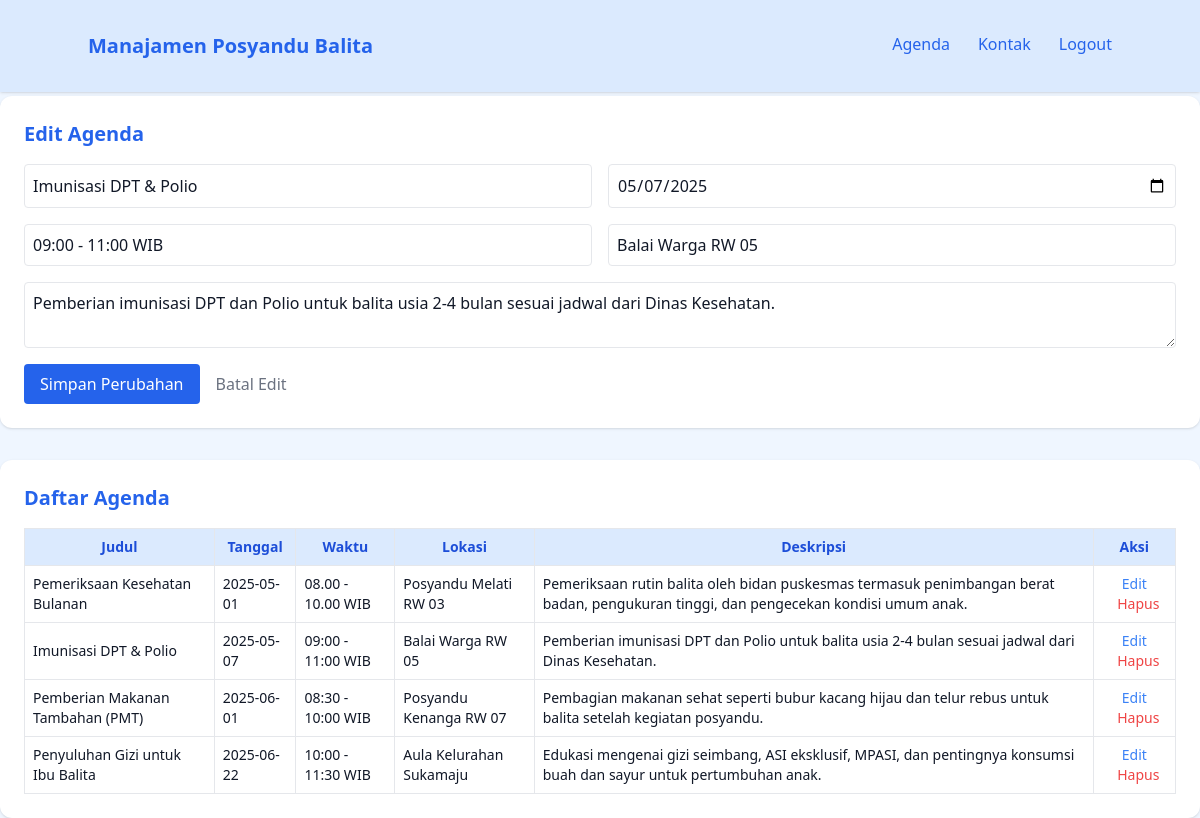
The page /admin/agenda_admin.php?edit=2 (signed in) on the database its author committed.
### tables this page shows
CREATE TABLE `agenda_balita` (
  `id` int(11) NOT NULL,
  `judul` varchar(255) NOT NULL,
  `tanggal` date NOT NULL,
  `waktu` varchar(100) NOT NULL,
  `lokasi` varchar(255) NOT NULL,
  `deskripsi` text NOT NULL
);

### admin/agenda_admin.php (the view, shortened to what this page needs)
<?php include 'header.php'; ?>
<?php
include '../koneksi.php';
$editMode = false;
if (isset($_GET['edit'])) {
  $editMode = true;
  $idEdit = $_GET['edit'];
  $result = mysqli_query($conn, "SELECT * FROM agenda_balita WHERE id=$idEdit");
  $dataEdit = mysqli_fetch_assoc($result);
}
$agenda = mysqli_query($conn, "SELECT * FROM agenda_balita ORDER BY tanggal ASC");
?>
<!DOCTYPE html>
<html lang="id">
<head>
  <script src="https://cdn.tailwindcss.com"></script>
</head>
<body class="bg-blue-50 min-h-screen py-10 px-4">
    <div class="bg-white p-6 rounded-xl shadow mb-8">
      <h2 class="text-xl font-semibold text-blue-600 mb-4">
        <?= $editMode ? 'Edit Agenda' : 'Tambah Agenda Baru' ?>
      </h2>
      <form method="POST" class="grid grid-cols-1 md:grid-cols-2 gap-4">
        <input type="text" name="judul" placeholder="Judul" required class="p-2 border rounded"
          value="<?= $editMode ? htmlspecialchars($dataEdit['judul']) : '' ?>">
        <input type="date" name="tanggal" required class="p-2 border rounded"
          value="<?= $editMode ? $dataEdit['tanggal'] : '' ?>">
        <input type="text" name="waktu" placeholder="Waktu (contoh: 08:00 - 10:00 WIB)" required class="p-2 border rounded"
          value="<?= $editMode ? htmlspecialchars($dataEdit['waktu']) : '' ?>">
        <input type="text" name="lokasi" placeholder="Lokasi" required class="p-2 border rounded"
          value="<?= $editMode ? htmlspecialchars($dataEdit['lokasi']) : '' ?>">
        <textarea name="deskripsi" placeholder="Deskripsi kegiatan" required class="p-2 border rounded md:col-span-2"><?= $editMode ? htmlspecialchars($dataEdit['deskripsi']) : '' ?></textarea>
        <div class="flex gap-4 md:col-span-2">
          <button type="submit" name="<?= $editMode ? 'update' : 'tambah' ?>" class="bg-blue-600 text-white py-2 px-4 rounded hover:bg-blue-700">
            <?= $editMode ? 'Simpan Perubahan' : 'Tambah' ?>
          </button>
          <?php if ($editMode): ?>
            <a href="agenda_admin.php" class="text-gray-500 hover:underline self-center">Batal Edit</a>
          <?php endif; ?>
        </div>
      </form>
    </div>
    <div class="bg-white p-6 rounded-xl shadow">
      <h2 class="text-xl font-semibold text-blue-600 mb-4">Daftar Agenda</h2>
      <div class="overflow-x-auto">
        <table class="w-full table-auto border text-sm">
          <thead>
            <tr class="bg-blue-100 text-blue-700">
              <th class="p-2 border">Judul</th>
              <th class="p-2 border">Tanggal</th>
              <th class="p-2 border">Waktu</th>
              <th class="p-2 border">Lokasi</th>
              <th class="p-2 border">Deskripsi</th>
              <th class="p-2 border">Aksi</th>
            </tr>
          </thead>
          <tbody>
            <?php while ($row = mysqli_fetch_assoc($agenda)): ?>
              <tr>
                <td class="p-2 border"><?= htmlspecialchars($row['judul']) ?></td>
                <td class="p-2 border"><?= htmlspecialchars($row['tanggal']) ?></td>
                <td class="p-2 border"><?= htmlspecialchars($row['waktu']) ?></td>
                <td class="p-2 border"><?= htmlspecialchars($row['lokasi']) ?></td>
                <td class="p-2 border"><?= htmlspecialchars($row['deskripsi']) ?></td>
                <td class="p-2 border text-center space-x-2">
                  <a href="agenda_admin.php?edit=<?= $row['id'] ?>" class="text-blue-500 hover:underline">Edit</a>
                  <a href="agenda_admin.php?hapus=<?= $row['id'] ?>" onclick="return confirm('Yakin ingin menghapus agenda ini?')" class="text-red-500 hover:underline">Hapus</a>
                </td>
              </tr>
            <?php endwhile; ?>
          </tbody>
        </table>
      </div>
    </div>
</body>
</html>

### rows shown on the page
agenda_balita: judul "Imunisasi DPT & Polio", tanggal "05/07/2025", waktu "09:00 - 11:00 WIB", lokasi "Balai Warga RW 05", deskripsi "Pemberian imunisasi DPT dan Polio untuk balita usia 2-4 bulan sesuai jadwal dari Dinas Kesehatan.", tanggal "2025-05-07"
agenda_balita: judul "Pemeriksaan Kesehatan Bulanan", tanggal "2025-05-01", waktu "08.00 - 10.00 WIB", lokasi "Posyandu Melati RW 03", deskripsi "Pemeriksaan rutin balita oleh bidan puskesmas termasuk penimbangan berat badan, pengukuran tinggi, dan pengecekan kondisi umum anak."
agenda_balita: judul "Pemberian Makanan Tambahan (PMT)", tanggal "2025-06-01", waktu "08:30 - 10:00 WIB", lokasi "Posyandu Kenanga RW 07", deskripsi "Pembagian makanan sehat seperti bubur kacang hijau dan telur rebus untuk balita setelah kegiatan posyandu."
agenda_balita: judul "Penyuluhan Gizi untuk Ibu Balita", tanggal "2025-06-22", waktu "10:00 - 11:30 WIB", lokasi "Aula Kelurahan Sukamaju", deskripsi "Edukasi mengenai gizi seimbang, ASI eksklusif, MPASI, dan pentingnya konsumsi buah dan sayur untuk pertumbuhan anak."
